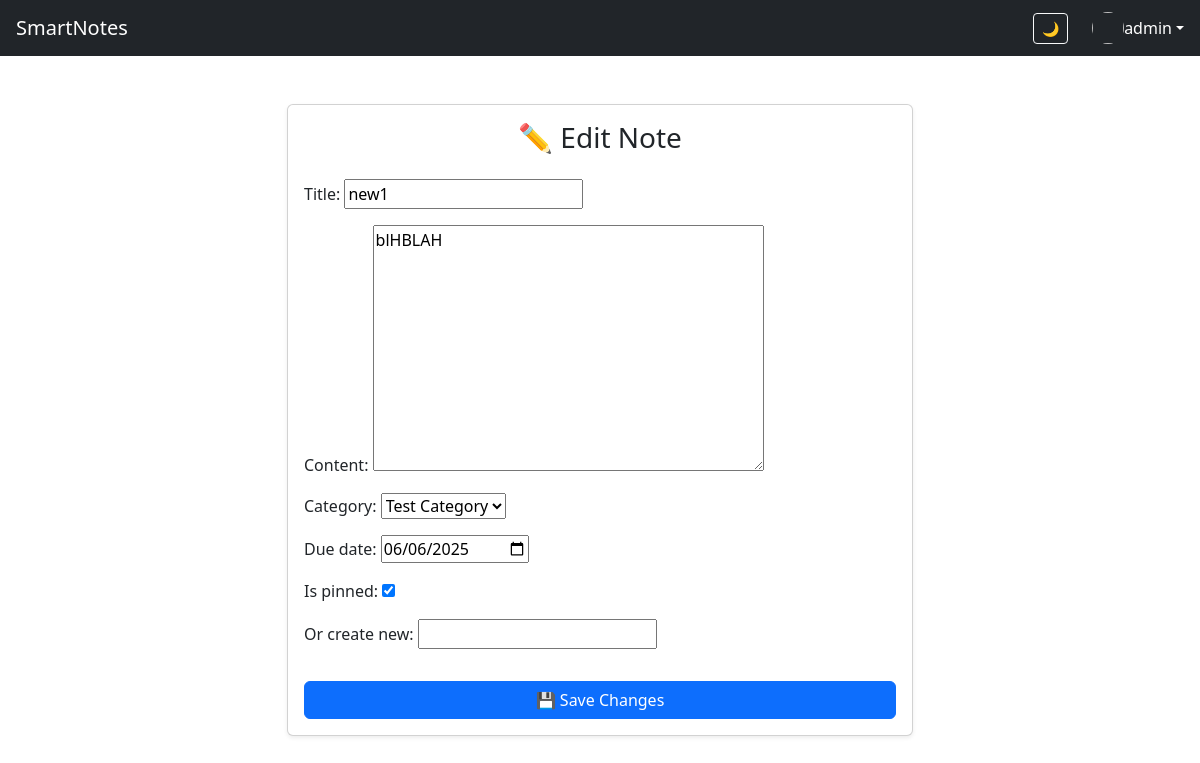
Screenshot of /edit/4/ (signed in) with the database file from the repository.
### notes_app/models.py (models this page shows, shortened)
class Note(models.Model):
    title = models.CharField(max_length=200)
    content = MarkdownxField()
    created_at = models.DateTimeField(auto_now_add=True)
    updated_at = models.DateTimeField(auto_now=True)
    category = models.ForeignKey(Category, on_delete=models.SET_NULL, null=True, blank=True)
    owner = models.ForeignKey(User, on_delete=models.CASCADE)
    due_date = models.DateField(null=True, blank=True)
    is_pinned = models.BooleanField(default=False)
    due_date = models.DateField(null=True, blank=True)

### notes_app/views.py (the view)
# urls.py: path('edit/<int:pk>/', views.edit_note, name='edit_note'),
@login_required
def edit_note(request, pk):
    note = get_object_or_404(Note, pk=pk, owner=request.user)
    if request.method == 'POST':
        form = NoteForm(request.POST, instance=note)
        if form.is_valid():
            form.save()
            messages.success(request, "Note updated successfully.")
            return redirect('dashboard')
    else:
        form = NoteForm(instance=note)
    return render(request, 'notes_app/edit_note.html', {'form': form, 'note': note})

### notes_app/forms.py
class NoteForm(forms.ModelForm):
    new_category = forms.CharField(required=False, label="Or create new")
    content =  MarkdownxFormField()
    def __init__(self, *args, **kwargs):
        user = kwargs.pop('user', None)
        super().__init__(*args, **kwargs)
        if user:
            self.fields['category'].queryset = Category.objects.filter(owner=user)
    class Meta:
        model = Note
        fields = ['title', 'content', 'category', 'due_date', 'is_pinned',  'new_category']
        widgets = {
            'due_date': forms.DateInput(attrs={'type': 'date'})
        }

### notes_app/models.py (called while the page is built)
    def __str__(self):
        return self.name

### notes_app/templates/notes_app/edit_note.html (shortened to what this page needs)
{% extends "notes_app/base.html" %}
{% block content %}
<div class="container mt-5" style="max-width: 650px;">
  <div class="card shadow-sm">
    <div class="card-body">
      <h3 class="card-title mb-4 text-center">✏️ Edit Note</h3>
      <form method="post">
        {{ form.as_p }}
        <button class="btn btn-primary w-100 mt-3">💾 Save Changes</button>
      </form>
    </div>
  </div>
</div>
{% endblock %}

### notes_app/templates/notes_app/base.html (shortened to what this page needs)
<!DOCTYPE html>
<html>
<head>
    <link rel="stylesheet" href="https://cdn.jsdelivr.net/npm/bootstrap@5.3.3/dist/css/bootstrap.min.css">
</head>
<body>
  <nav class="navbar navbar-dark bg-dark px-3">
    <a href="{% url 'dashboard' %}" class="navbar-brand text-white">SmartNotes</a>
    <div class="ms-auto d-flex align-items-center gap-2">
      <button id="darkModeToggle" class="btn btn-sm btn-outline-light me-3">🌙</button>
      {% if request.user.is_authenticated %}
        <div class="dropdown">
          <a class="d-flex align-items-center text-white text-decoration-none dropdown-toggle" href="#" id="userDropdown" role="button" data-bs-toggle="dropdown" aria-expanded="false">
            <img
              src="{% if request.user.profile.image %}
                    {{ request.user.profile.image.url }}
                  {% else %}
                    https://res.cloudinary.com/dgvhgcmhc/image/upload/samples/cloudinary-icon
                  {% endif %}"
              class="rounded-circle"
              width="32"
              height="32"
              style="object-fit: cover;"
            >
            <span>{{ request.user.username }}</span>
          </a>
        </div>
      {% endif %}
    </div>
  </nav>
  {% block content %}{% endblock %}
</body>
</html>

### rows the page displays
Note: title "new1", content "blHBLAH", category "Test Category", due_date "06/06/2025", is_pinned "☑"

### other values shown
{{ request.user.username }} "admin"
